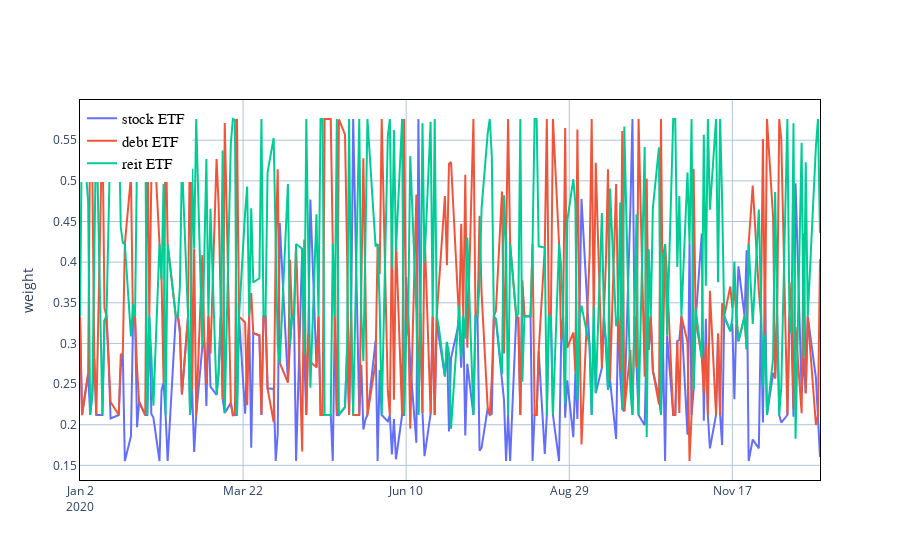

The code cell stored with this chart in its notebook:
### Code cell
weightTrend_plot(df_actions)

### Figure 1 — Plotly figure (JSON) as saved in the notebook; plotly's stock layout.template omitted (floating-point values rounded to 4 significant figures; data arrays with more than 128 entries replaced by an {"elided": "..."} marker saying what was removed)
{"data": [{"mode": "lines", "name": "stock ETF", "type": "scatter", "x": {"elided": "252 str values"}, "y": {"elided": "252 float values"}}, {"mode": "lines", "name": "debt ETF", "type": "scatter", "x": {"elided": "252 str values"}, "y": {"elided": "252 float values"}}, {"mode": "lines", "name": "reit ETF", "type": "scatter", "x": {"elided": "252 str values"}, "y": {"elided": "252 float values"}}], "layout": {"legend": {"bgcolor": "White", "bordercolor": "white", "borderwidth": 2, "font": {"color": "black", "family": "sans-serif", "size": 15}, "traceorder": "normal", "x": 0, "y": 1}, "paper_bgcolor": "rgba(1,1,0,0)", "plot_bgcolor": "rgba(1, 1, 0, 0)", "title": {"x": 0.5, "xanchor": "center", "y": 0.85, "yanchor": "top"}, "xaxis": {"dtick": 6912000000, "gridcolor": "LightSteelBlue", "gridwidth": 1, "linecolor": "black", "mirror": true, "showgrid": true, "showline": true, "tick0": "2020-01-02", "tickmode": "linear", "type": "date"}, "yaxis": {"gridcolor": "LightSteelBlue", "gridwidth": 1, "linecolor": "black", "mirror": true, "showgrid": true, "showline": true, "title": {"text": "weight"}, "zeroline": true, "zerolinecolor": "LightSteelBlue", "zerolinewidth": 1}}}
